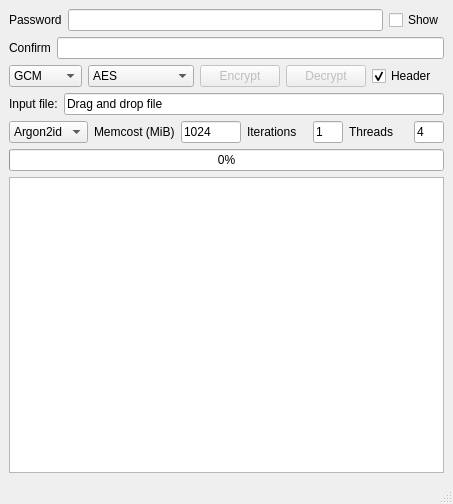
<?xml version="1.0" encoding="UTF-8"?>
<ui version="4.0">
 <class>MainWindow</class>
 <widget class="QMainWindow" name="MainWindow">
  <property name="geometry">
   <rect>
    <x>0</x>
    <y>0</y>
    <width>453</width>
    <height>504</height>
   </rect>
  </property>
  <property name="windowTitle">
   <string>Encryption tool</string>
  </property>
  <widget class="QWidget" name="centralwidget">
   <layout class="QVBoxLayout" name="verticalLayout_2">
    <item>
     <layout class="QVBoxLayout" name="verticalLayout">
      <item>
       <layout class="QHBoxLayout" name="horizontalLayout_3">
        <item>
         <widget class="QLabel" name="label">
          <property name="text">
           <string>Password</string>
          </property>
         </widget>
        </item>
        <item>
         <widget class="QLineEdit" name="lineEdit_Password">
          <property name="echoMode">
           <enum>QLineEdit::EchoMode::Password</enum>
          </property>
         </widget>
        </item>
        <item>
         <widget class="QCheckBox" name="checkBox_showPassword">
          <property name="text">
           <string>Show</string>
          </property>
         </widget>
        </item>
       </layout>
      </item>
      <item>
       <layout class="QHBoxLayout" name="horizontalLayout_2">
        <item>
         <widget class="QLabel" name="label_2">
          <property name="text">
           <string>Confirm</string>
          </property>
         </widget>
        </item>
        <item>
         <widget class="QLineEdit" name="lineEdit_confirmPassword">
          <property name="echoMode">
           <enum>QLineEdit::EchoMode::Password</enum>
          </property>
         </widget>
        </item>
       </layout>
      </item>
      <item>
       <layout class="QHBoxLayout" name="horizontalLayout">
        <item>
         <widget class="QComboBox" name="comboBox_mode">
          <item>
           <property name="text">
            <string>GCM</string>
           </property>
          </item>
          <item>
           <property name="text">
            <string>OCB</string>
           </property>
          </item>
          <item>
           <property name="text">
            <string>EAX</string>
           </property>
          </item>
          <item>
           <property name="text">
            <string>SIV</string>
           </property>
          </item>
          <item>
           <property name="text">
            <string>CCM</string>
           </property>
          </item>
          <item>
           <property name="text">
            <string>CBC</string>
           </property>
          </item>
          <item>
           <property name="text">
            <string>CTR</string>
           </property>
          </item>
          <item>
           <property name="text">
            <string>OFB</string>
           </property>
          </item>
          <item>
           <property name="text">
            <string>CFB</string>
           </property>
          </item>
         </widget>
        </item>
        <item>
         <widget class="QComboBox" name="comboBox_cipher">
          <item>
           <property name="text">
            <string>AES</string>
           </property>
          </item>
          <item>
           <property name="text">
            <string>ChaCha20</string>
           </property>
          </item>
          <item>
           <property name="text">
            <string>Kuznyechik</string>
           </property>
          </item>
          <item>
           <property name="text">
            <string>Camellia</string>
           </property>
          </item>
          <item>
           <property name="text">
            <string>SM4</string>
           </property>
          </item>
          <item>
           <property name="text">
            <string>Serpent</string>
           </property>
          </item>
          <item>
           <property name="text">
            <string>Twofish</string>
           </property>
          </item>
          <item>
           <property name="text">
            <string>Threefish-512</string>
           </property>
          </item>
          <item>
           <property name="text">
            <string>SHACAL2</string>
           </property>
          </item>
          <item>
           <property name="text">
            <string>Blowfish</string>
           </property>
          </item>
          <item>
           <property name="text">
            <string>IDEA</string>
           </property>
          </item>
          <item>
           <property name="text">
            <string>3DES</string>
           </property>
          </item>
         </widget>
        </item>
        <item>
         <widget class="QPushButton" name="pushButton_Encrypt">
          <property name="enabled">
           <bool>false</bool>
          </property>
          <property name="text">
           <string>Encrypt</string>
          </property>
         </widget>
        </item>
        <item>
         <widget class="QPushButton" name="pushButton_Decrypt">
          <property name="enabled">
           <bool>false</bool>
          </property>
          <property name="text">
           <string>Decrypt</string>
          </property>
         </widget>
        </item>
        <item>
         <widget class="QCheckBox" name="checkBox_header">
          <property name="text">
           <string>Header</string>
          </property>
          <property name="checked">
           <bool>true</bool>
          </property>
         </widget>
        </item>
       </layout>
      </item>
      <item>
       <layout class="QHBoxLayout" name="horizontalLayout_4">
        <item>
         <widget class="QLabel" name="label_inputFile">
          <property name="text">
           <string>Input file:</string>
          </property>
         </widget>
        </item>
        <item>
         <widget class="QLineEdit" name="lineEdit_inputFile">
          <property name="text">
           <string>Drag and drop file</string>
          </property>
         </widget>
        </item>
       </layout>
      </item>
      <item>
       <layout class="QHBoxLayout" name="horizontalLayout_8">
        <item>
         <widget class="QComboBox" name="comboBox_PBKDF">
          <item>
           <property name="text">
            <string>Argon2id</string>
           </property>
          </item>
          <item>
           <property name="text">
            <string>Argon2d</string>
           </property>
          </item>
          <item>
           <property name="text">
            <string>Argon2i</string>
           </property>
          </item>
          <item>
           <property name="text">
            <string>Scrypt</string>
           </property>
          </item>
          <item>
           <property name="text">
            <string>PBKDF2</string>
           </property>
          </item>
         </widget>
        </item>
        <item>
         <layout class="QHBoxLayout" name="horizontalLayout_7">
          <item>
           <widget class="QLabel" name="label_memcost">
            <property name="text">
             <string>Memcost (MiB)</string>
            </property>
           </widget>
          </item>
          <item>
           <widget class="QLineEdit" name="lineEdit_memcost">
            <property name="maximumSize">
             <size>
              <width>60</width>
              <height>16777215</height>
             </size>
            </property>
            <property name="text">
             <string>1024</string>
            </property>
           </widget>
          </item>
         </layout>
        </item>
        <item>
         <layout class="QHBoxLayout" name="horizontalLayout_6">
          <item>
           <widget class="QLabel" name="label_iterations">
            <property name="text">
             <string>Iterations</string>
            </property>
           </widget>
          </item>
          <item>
           <widget class="QLineEdit" name="lineEdit_timecost">
            <property name="maximumSize">
             <size>
              <width>30</width>
              <height>16777215</height>
             </size>
            </property>
            <property name="text">
             <string>1</string>
            </property>
           </widget>
          </item>
         </layout>
        </item>
        <item>
         <layout class="QHBoxLayout" name="horizontalLayout_5">
          <item>
           <widget class="QLabel" name="label_3">
            <property name="text">
             <string>Threads</string>
            </property>
           </widget>
          </item>
          <item>
           <widget class="QLineEdit" name="lineEdit_threads">
            <property name="maximumSize">
             <size>
              <width>30</width>
              <height>16777215</height>
             </size>
            </property>
            <property name="text">
             <string>4</string>
            </property>
           </widget>
          </item>
         </layout>
        </item>
       </layout>
      </item>
      <item>
       <widget class="QProgressBar" name="progressBar">
        <property name="value">
         <number>0</number>
        </property>
       </widget>
      </item>
      <item>
       <widget class="QTextBrowser" name="textBrowser"/>
      </item>
     </layout>
    </item>
   </layout>
  </widget>
  <widget class="QMenuBar" name="menubar">
   <property name="geometry">
    <rect>
     <x>0</x>
     <y>0</y>
     <width>453</width>
     <height>23</height>
    </rect>
   </property>
  </widget>
  <widget class="QStatusBar" name="statusbar"/>
 </widget>
 <resources/>
 <connections/>
</ui>
